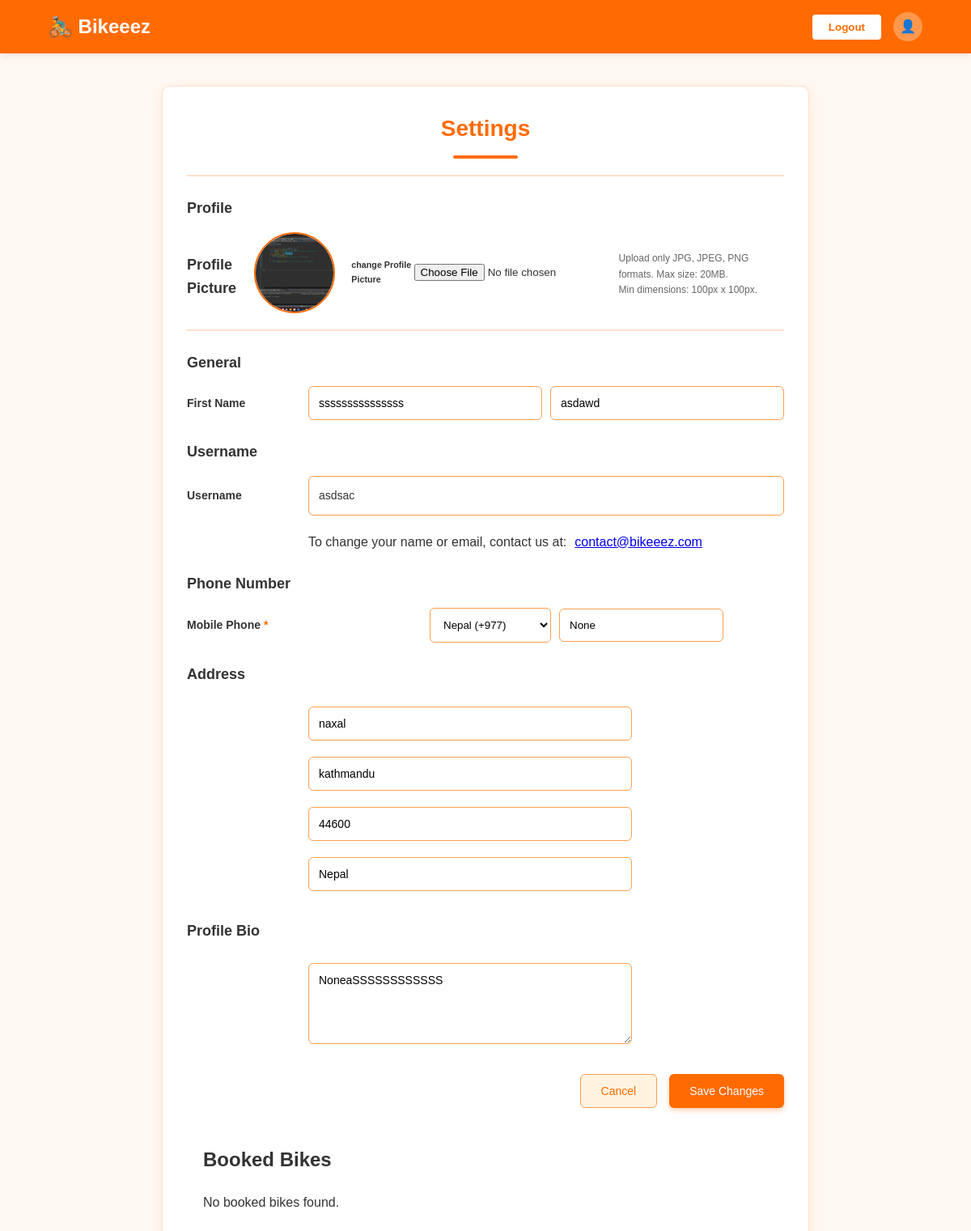
The page /users/profile/ (signed in) on the database as committed earlier.
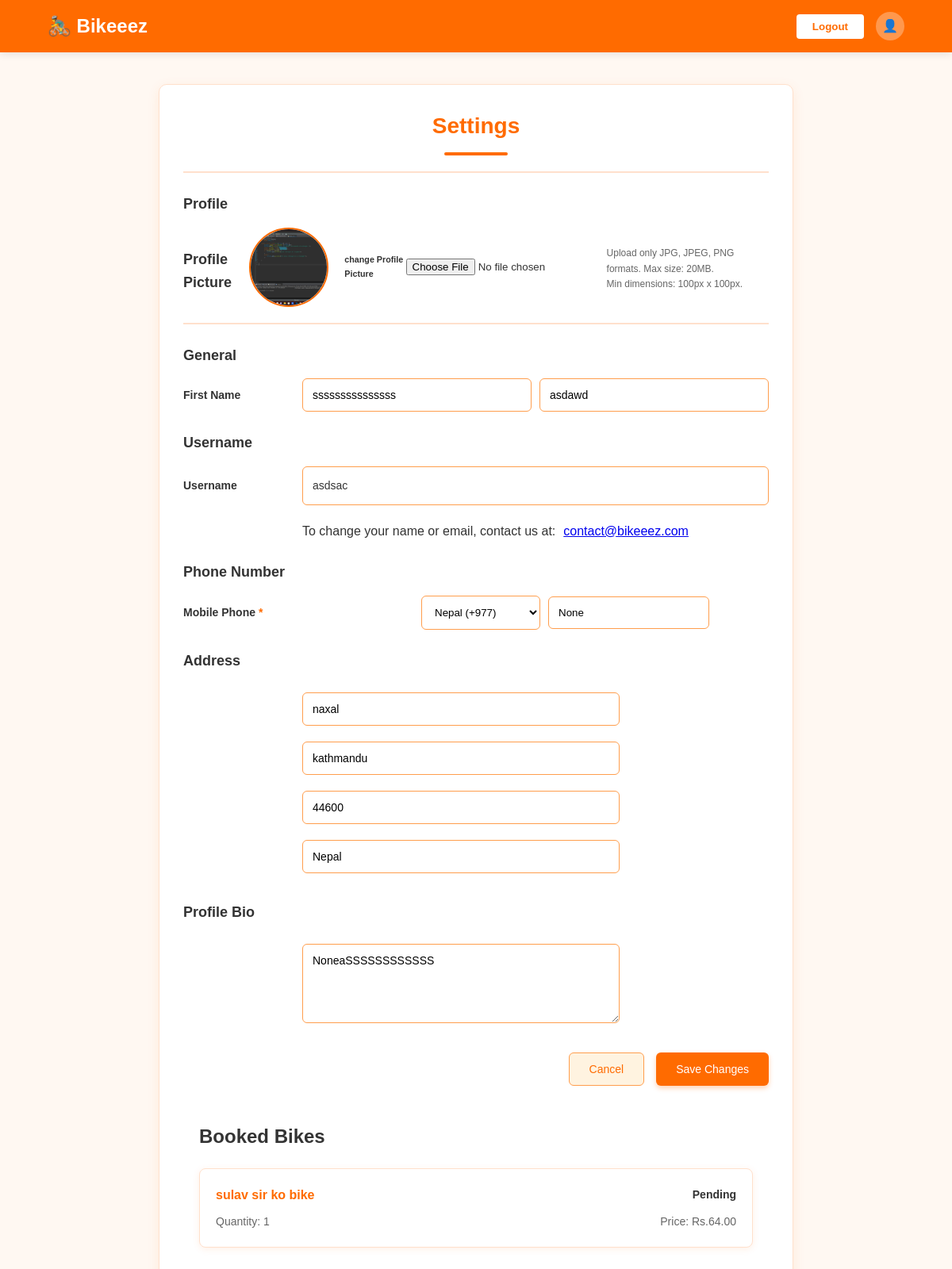
The same page on the database as committed later.
### users/models.py (models this page shows, shortened)
class UserProfile(models.Model):
    user = models.OneToOneField(User, on_delete = models.CASCADE)
    profile_pic = models.ImageField(upload_to='profile_pics/', blank=True, null=True, default='default_profile_pic.png')
    phone_number = models.CharField(max_length=20, blank=True, null=True)  # <--- Added this line
    street_number = models.CharField(max_length = 10) #hello
    zipcode = models.CharField(max_length = 10)
    city = models.CharField(max_length=50)
    country = models.CharField(max_length = 50)
    bio = models.TextField(blank=True, null = True)

### booking/models.py (models this page shows, shortened)
class Booking(models.Model):
    user = models.ForeignKey(User, on_delete=models.CASCADE)  # Links the booking to a user
    bike = models.ForeignKey(Bikes, on_delete=models.CASCADE)  # Links the booking to a bike
    start_date = models.DateField()  # Start date of the booking
    end_date = models.DateField()  # End date of the booking
    quantity = models.PositiveIntegerField(default=1)  # Number of bikes being rented
    total_price = models.DecimalField(max_digits=10, decimal_places=2)  # Total price for the booking
    created_at = models.DateTimeField(auto_now_add=True)  # Automatically set creation time
    status = models.CharField(max_length=20, default='Pending')  # Booking status (e.g., Pending, Confirmed)

### bikes/models.py (models this page shows, shortened)
class Bikes(models.Model):
    name = models.CharField(max_length = 100)
    description = models.TextField(blank = True)
    short_description = models.TextField(blank = True)
    category = models.CharField(max_length=50, choices=[
        ('mountain','Mountain'),
        ('city','City'),
        ('electric', 'Electric'),
        ('road','Road'),
        ('hybrid','Hybrid'),
    ])
    image = models.ImageField(upload_to = 'bike_image/', null=True, blank=True)
    daily_rate = models.DecimalField(max_digits=6, decimal_places=2)
    weekly_rate = models.DecimalField(max_digits=6, decimal_places=2)
    is_available = models.BooleanField(default = True)
    location = models.CharField(max_length=100, blank=True)
    latitude = models.FloatField(default=80)
    longitude = models.FloatField(default=80)
    rating = models.FloatField(default = 0)
    quantity = models.PositiveIntegerField(default=1)
    created_at = models.DateTimeField(auto_now_add=True)
    updated_at = models.DateTimeField(auto_now = True)

### users/views.py (the view)
# urls.py: path('profile/', views.profile_view, name ='profile'),
@login_required
def profile_view(request):
    user = request.user
    profile, created = UserProfile.objects.get_or_create(user=user)
    booked_bikes = Booking.objects.filter(user=user)  # Fetching all bookings made by the user
    if request.method == 'POST':
        form = UserProfileForm(request.POST, request.FILES, instance=profile, user=user)
        if form.is_valid():
            user.first_name = form.cleaned_data['first_name']
            user.last_name = form.cleaned_data['last_name']
            user.save()
            form.save()
            return redirect('profile')
    else:
        form = UserProfileForm(instance=profile, user=user)
    return render(request, 'profile.html', {
        'form': form,
        'profile': profile,
        'user_rentals': booked_bikes,
        'user_profile': profile,  # ✅ Added for template use (like in the payment form)
    })

### users/forms.py
class UserProfileForm(forms.ModelForm):
    first_name = forms.CharField(max_length=30)
    last_name = forms.CharField(disabled=True)
    username = forms.CharField(disabled=True)  # ✅ ADD THIS LINE
    class Meta:
        model = UserProfile
        fields = ['street_number', 'zipcode', 'city', 'country', 'profile_pic', 'bio']
    def __init__(self, *args, **kwargs):
        user = kwargs.pop('user', None)
        super(UserProfileForm, self).__init__(*args, **kwargs)
        if user:
            self.fields['first_name'].initial = user.first_name
            self.fields['last_name'].initial = user.last_name
            self.fields['username'].initial = user.username  # ✅ This will now work!

### bike_rental/templates/profile.html (shortened to what this page needs)
{% load static %}
<!DOCTYPE html>
<html lang="en">
  <head>
  </head>
  <body>
    <header class="header">
      <button
        type="button"
        class="logo"
        data-url="{% url 'home' %}"
        onclick="redirectToHome()"
      >
        🚴‍♂️ Bikeeez
      </button>
      <div class="language-currency">
        <button
          type="button"
          class="loginBtn"
          data-url="{% url 'logout' %}"
          onclick="redirectToLogout()"
        >
          Logout
        </button>
        <div class="user-icon">👤</div>
      </div>
    </header>
    <div class="container">
      <h2>Settings</h2>
      <hr />
      <form method="POST" enctype="multipart/form-data">
        <h3>Profile</h3>
        <div class="profile-section">
          {% if profile.profile_pic %}
          <h3>Profile Picture</h3>
          <img
            src="{{ profile.profile_pic.url }}"
            alt="Profile Picture"
            class="profile-pic"
          />
          <h6>change Profile Picture</h6>
          <input
            type="file"
            name="profile_pic"
            accept="image/png, image/jpeg, image/jpg"
          />
          <p class="profile-text">
            Upload only JPG, JPEG, PNG formats. Max size: 20MB.<br />
            Min dimensions: 100px x 100px.
          </p>
          {% endif %}
        </div>
        <hr />
        <h3>General</h3>
        <div class="form-row">
          <div class="form-label">First Name</div>
          <input
            type="text"
            name="first_name"
            class="form-input form-input-small"
            value="{{ form.first_name.value }}"
            placeholder="First Name"
          />
          <input
            type="text"
            name="last_name"
            class="form-input form-input-small"
            value="{{ form.last_name.value }}"
            placeholder="Last Name"
            style="margin-left: 10px"
          />
        </div>
        <h3>Username</h3>
        <div class="form-row">
          <div class="form-label">Username</div>
          <div class="form-input">{{ user.username }}</div>
        </div>
        <p class="email-note">
          To change your name or email, contact us at:
          <a href="mailto:contact@bikeeez.com">contact@bikeeez.com</a>
        </p>
        <h3>Phone Number</h3>
        <div class="form-row">
          <div class="form-label">
            Mobile Phone <span class="required">*</span>
          </div>
          <div class="phone-input">
            <select class="country-select" name="country">
              <option value="Nepal">Nepal (+977)</option>
            </select>
            <input
              type="tel"
              class="phone-field"
              name="phone_number"
              placeholder="Phone number"
              value="{{ profile.phone_number }}"
            />
          </div>
        </div>
        <h3>Address</h3>
        <input
          type="text"
          class="address-input"
          name="street_number"
          placeholder="Street and Number *"
          value="{{ profile.street_number }}"
        />
        <input
          type="text"
          class="address-input"
          name="city"
          placeholder="City *"
          value="{{ profile.city }}"
        />
        <input
          type="text"
          class="address-input"
          name="zipcode"
          placeholder="Zipcode *"
          value="{{ profile.zipcode }}"
        />
        <input
          type="text"
          class="address-input"
          name="country"
          placeholder="Country *"
          value="{{ profile.country }}"
        />
        <h3>Profile Bio</h3>
        <textarea class="bio-textarea" name="bio">{{ profile.bio }}</textarea>
        <div class="button-group">
          <button type="button" class="cancel-btn">Cancel</button>
          <button type="submit" class="save-btn">Save Changes</button>
        </div>
      </form>
      <div class="booked-bikes-section">
        <h3>Booked Bikes</h3>
        <div class="booked-bikes-container">
          {% for booking in user_rentals %}
          <div class="bike-card">
            <div class="bike-card-header">
              <h4>{{ booking.bike.name }}</h4>
              <span class="status-{{ booking.status }}"
                >{{ booking.status }}</span
              >
            </div>
            <div class="bike-card-details">
              <span>Quantity: {{ booking.quantity }}</span>
              <span>Price: Rs.{{ booking.total_price }} </span>
            </div>
          </div>
          {% empty %}
          <p>No booked bikes found.</p>
          {% endfor %}
        </div>
      </div>
    </div>
  </body>
</html>

### bike_rental/templates/profile.html (style rules this page uses)
* { margin: 0; padding: 0; box-sizing: border-box; font-family: "Arial", sans-serif; }
body { color: #333; line-height: 1.6; background-color: #fff8f2; }
.header { display: flex; justify-content: space-between; align-items: center; padding: 15px 5%; background-color: #ff6b00; box-shadow: 0 2px 10px rgba(0, 0, 0, 0.1); }
.logo { font-size: 24px; font-weight: bold; color: white; background-color: #ff6b00; border: none; }
.language-currency { display: flex; align-items: center; gap: 15px; }
.loginBtn { padding: 8px 20px; background-color: white; color: #ff6b00; border: none; border-radius: 4px; cursor: pointer; font-weight: bold; transition: all 0.3s; }
.user-icon { width: 36px; height: 36px; border-radius: 50%; background-color: rgba(255, 255, 255, 0.3); display: flex; justify-content: center; align-items: center; cursor: pointer; color: white; transition: all 0.3s; }
.container { width: 80%; max-width: 800px; margin: 40px auto; background: white; padding: 30px; border-radius: 10px; box-shadow: 0 4px 15px rgba(255, 107, 0, 0.1); border: 1px solid #ffe0cc; }
h2 { font-size: 28px; color: #ff6b00; margin-bottom: 20px; text-align: center; position: relative; }
h2:after { content: ""; display: block; width: 80px; height: 4px; background: #ff6b00; margin: 10px auto 0; border-radius: 2px; }
h3 { font-size: 18px; color: #333; margin: 25px 0 15px; }
hr { border: 1px solid #ffe0cc; margin: 20px 0; }
.profile-section { display: flex; align-items: center; justify-content: center; margin-bottom: 20px; }
.profile-pic { width: 100px; height: 100px; border-radius: 50%; object-fit: cover; margin-right: 20px; border: 2px solid #ff6b00; transition: all 0.3s; }
.profile-text { font-size: 12px; color: #666; margin-top: 5px; }
.form-row { display: flex; align-items: center; margin-bottom: 20px; }
.form-label { width: 150px; font-size: 14px; color: #333; font-weight: bold; }
.form-input { flex: 1; padding: 12px; border: 1px solid #ff9e4d; border-radius: 6px; font-size: 14px; background-color: rgba(255, 255, 255, 0.8); transition: all 0.3s; }
.form-input-small { width: 150px; }
.email-note, .phone-input { display: flex; gap: 10px; align-items: center; margin-left: 150px; }
.country-select { width: 150px; padding: 12px; border: 1px solid #ff9e4d; border-radius: 6px; background-color: rgba(255, 255, 255, 0.8); }
.phone-field { flex: 1; padding: 12px; border: 1px solid #ff9e4d; border-radius: 6px; }
.address-input, .bio-textarea { width: 100%; max-width: 400px; padding: 12px; border: 1px solid #ff9e4d; border-radius: 6px; font-size: 14px; margin: 10px 0 10px 150px; background-color: rgba(255, 255, 255, 0.8); }
.bio-textarea { height: 100px; resize: vertical; }
.button-group { display: flex; justify-content: flex-end; gap: 15px; margin-top: 20px; }
.cancel-btn { background-color: #fff3e0; color: #ff6b00; border: 1px solid #ff9e4d; padding: 12px 25px; border-radius: 6px; cursor: pointer; font-size: 14px; transition: all 0.3s; }
.save-btn { background-color: #ff6b00; color: white; border: none; padding: 12px 25px; border-radius: 6px; cursor: pointer; font-size: 14px; transition: all 0.3s; box-shadow: 0 3px 6px rgba(255, 107, 0, 0.3); }
.required { color: #ff6b00; }
.booked-bikes-section { padding: 20px; }
.booked-bikes-section h3 { font-size: 24px; color: #333; margin-bottom: 20px; }
.booked-bikes-container { display: flex; flex-direction: column; gap: 20px; margin-top: 20px; }
.bike-card { background: #fff; border: 1px solid #ffe0cc; border-radius: 8px; padding: 20px; box-shadow: 0 2px 10px rgba(255, 107, 0, 0.1); transition: all 0.3s; }
.bike-card-header { display: flex; justify-content: space-between; align-items: center; margin-bottom: 10px; }
.bike-card-header h4 { font-size: 16px; color: #ff6b00; font-weight: bold; margin: 0; }
.bike-card-header span { font-size: 14px; font-weight: bold; }
.bike-card-details { display: flex; justify-content: space-between; font-size: 14px; color: #666; }

Rows that differ between the two databases and show on the page:
added Booking: bike.name "sulav sir ko bike", status "Pending", quantity "1", total_price "64.00"
Other text that changed with them:
text no longer shown: "No booked bikes found."
